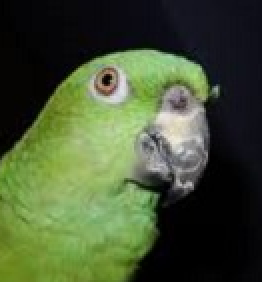
#> input picture TA-PengolahanCitraDigital/beo.png, 131 x 141 px (shown 2 times larger)
$ jupyter execute main.ipynb
#> lines starting #> are read from the running program, lines starting #| are printed output that depends on the picture; after the words box and inside, x2 and y2 are one past the last pixel; in counts of white or black regions, pixels touching at a corner belong together
# Nama : Achmad Fadlan Bhahreisy
# NPM : 06.2018.1.06992

## 1. import & read image

[cell 1]
import numpy as np
import cv2
from matplotlib import pyplot as plt
from PIL import Image
import matplotlib.style
import matplotlib as mpl
mpl.style.use('classic')

imgOri = cv2.imread("beo.png")
#> imgOri is the input picture: shape (141, 131, 3); mean B, G, R 52.1, 83.4, 69.4
#Citra original
plt.title('Citra original')
plt.imshow(imgOri)
plt.show()

## 2. Grayscale

[cell 2]
#Convert ke grayscale
img = cv2.cvtColor(imgOri, cv2.COLOR_BGR2GRAY)
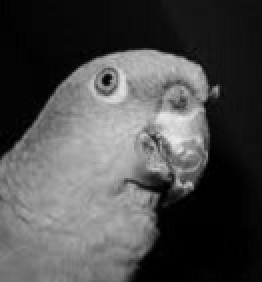
#> img: shape (141, 131) (shown 2 times larger); min 0, max 235, mean 75.6

#Konversi ke grayscale
plt.title('Hasil konversi ke grayscale')
plt.imshow(img, cmap='gray')
#plt.imshow(img)
plt.show()

[cell 3]
print(img)
#> (printed output is left out)

## 3. Mencari Threshold value

[cell 4]
h,w = np.shape(img)
#> h = 141; w = 131
t0=127
t=127 #initial condition
g1 = []
g2 = []
# camel_Prewitt camel_Prewitt_X camel_Prewitt_Y
#calculating t by algorithm
while(1):
    for px in range(0,h):
        for py in range(0,w):
            if (img[px][py] < t):
                g1.append(img[px][py])
            else:
                g2.append(img[px][py])
    mu1 = sum(g1) / len(g1)
    mu2 = sum(g2) / len(g2)
    t0=t
    t = ((mu1+ mu2)/2)
    delta_t = abs(t-t0)
#    print(mu1,mu2,t,delta_t)
    if(delta_t < 1):
        break
#> after the loop, g1 = 50889 items; g2 = 41466 items
print (len(g1))
#| 50889
print(t)
rata2 = round(t,0)
print(rata2)

## 4. Proses Threshold

[cell 5]
# thres_finder(img)
np.shape(img)
def global_threshold(image, thres_value, val_high, val_low):
#> called with thres_value = 82.33, val_high = 255, val_low = 0
    img = image.copy()
    for i in range(image.shape[0]):
        for j in range(image.shape[1]):
            if image[i,j] > thres_value:
                img[i,j] = val_high
            else:
                img[i,j] = val_low
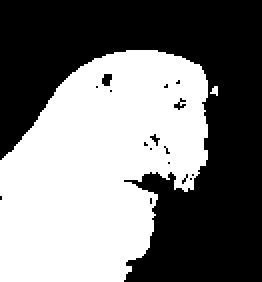
#> img: shape (141, 131) (shown 2 times larger); 47.9% white; 2 white regions (1 under 20 px)
    return img

setelahnya = global_threshold(img,t,255,0)
plt.imshow(setelahnya, cmap='gray', vmin=0, vmax=255)

## 5. Mencari Contour

[cell 6]
blank = np.zeros(setelahnya.shape, dtype='uint8')
contours, hirarki = cv2.findContours(setelahnya, cv2.RETR_LIST,cv2.CHAIN_APPROX_SIMPLE)
#> contours = 20 contours, 18 with area under 20; largest, box (x1, y1, x2, y2) and area: (0, 25, 104, 141) 8704, (50, 36, 57, 44) 32; hirarki = 20 rows, first 6: [1, -1, -1, -1], [2, 0, -1, -1], [3, 1, -1, -1], [4, 2, -1, -1], [5, 3, -1, -1], [6, 4, -1, -1]
print(f'{len(contours)}')
#| 20
cv2.drawContours(blank, contours, -1, (255,255,255),2)
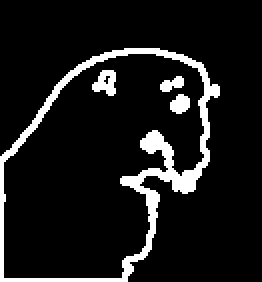
#> blank: shape (141, 131) (shown 2 times larger); 9.8% white; 4 white regions, box (x1, y1, x2, y2) and area: (0, 24, 110, 141) 1567, (46, 35, 58, 48) 103, (85, 47, 95, 57) 74, (80, 38, 92, 46) 60
plt.imshow(blank)

[cell 7]
print(setelahnya)
#> (printed output is left out)

## 6. Hasil

[cell 8]
for i in range(len(setelahnya)):
    for j in range(len(setelahnya[0])):
        if setelahnya[i][j] != 255:
            imgOri[i][j][0] = 255
            imgOri[i][j][1] = 255
            imgOri[i][j][2] = 255
#> this loop made 141 passes
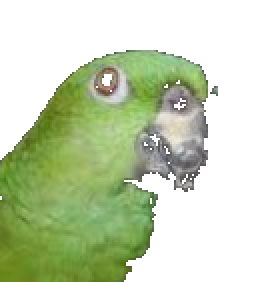
#> imgOri: shape (141, 131, 3) (shown 2 times larger); mean B, G, R 178.2, 210.5, 196.9

plt.imshow(imgOri)

$ run again, with TA-PengolahanCitraDigital/aku.png copied over TA-PengolahanCitraDigital/beo.png
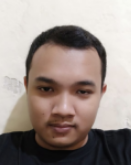
#> input picture TA-PengolahanCitraDigital/aku.png, 131 x 165 px
#> imgOri is the input picture: shape (165, 131, 3); mean B, G, R 136.4, 142.3, 154.8
#> (printed output is left out)
#> after the loop `while(1):`: g1 = 17366 values, max 129 at index 8741, min 5 at index 6809, mean 52.39; g2 = 25864 items
#| 17366
#> after the loop in global_threshold, `for i in range(image.shape[0]):`:
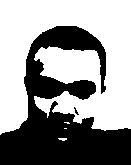
#> img: shape (165, 131); 59.1% white; 2 black regions (1 under 20 px)
#> contours = 5 contours, 3 with area under 20; largest, box (x1, y1, x2, y2) and area: (0, 0, 131, 135) 12234, (73, 106, 80, 116) 24; hirarki = [[1, -1, -1, -1], [2, 0, -1, -1], [3, 1, -1, -1], [4, 2, -1, -1], [-1, 3, -1, -1]]
#| 5
#> blank: shape (165, 131); 15% white; 4 white regions (1 under 20 px), largest, box (x1, y1, x2, y2) and area: (0, 0, 131, 136) 3158, (57, 137, 68, 142) 45, (63, 121, 71, 125) 25
#> (printed output is left out)
#> after the loop `for i in range(len(setelahnya)):`:
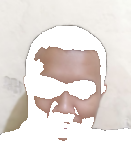
#> imgOri: shape (165, 131, 3); mean B, G, R 222.2, 226.2, 232.9

$ run again, with TA-PengolahanCitraDigital/hasil.jpeg saved as TA-PengolahanCitraDigital/beo.png
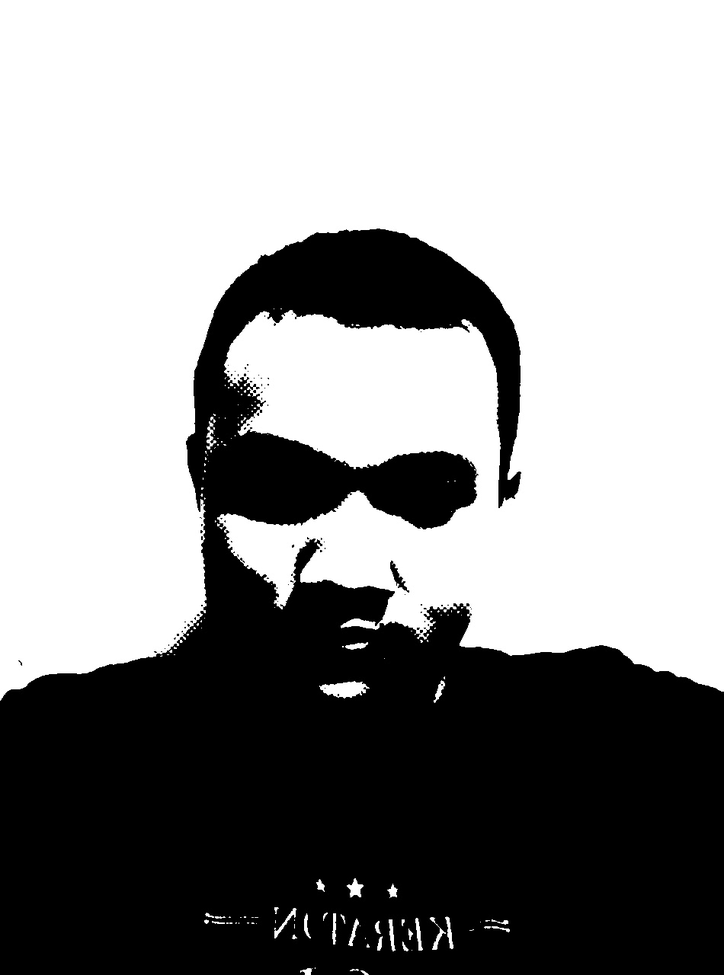
#> input picture TA-PengolahanCitraDigital/hasil.jpeg, 724 x 975 px, shrunk from 950 x 1280 before the run
#> imgOri is the input picture: shape (975, 724, 3); min 0, max 255, mean 149.4
#> (printed output is left out)
#> after the loop `while(1):`: g1 = 292220 items; g2 = 413680 items
#| 292220
#> after the loop in global_threshold, `for i in range(image.shape[0]):`:
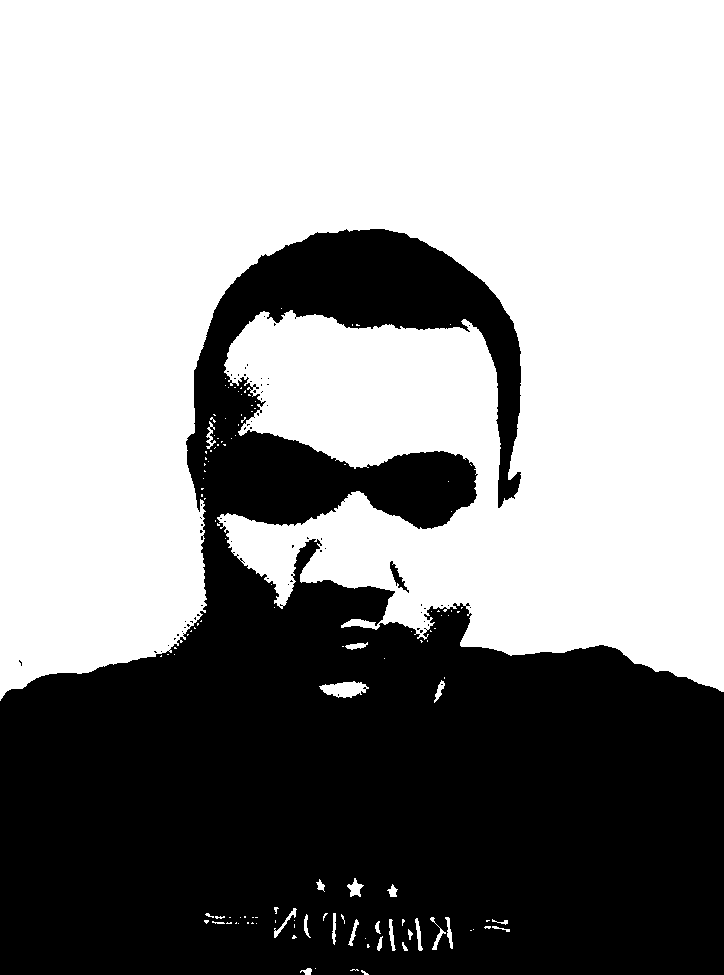
#> img: shape (975, 724); 58.6% white; 67 black regions (65 under 20 px)
#> contours = 217 contours, 197 with area under 20; largest, box (x1, y1, x2, y2) and area: (0, 0, 724, 701) 408551, (319, 681, 369, 698) 490, (389, 560, 410, 594) 228, (347, 878, 364, 897) 132, (274, 908, 297, 938) 90; hirarki = 217 rows, first 6: [1, -1, -1, -1], [2, 0, -1, -1], [3, 1, -1, -1], [4, 2, -1, -1], [5, 3, -1, -1], [6, 4, -1, -1]
#| 217
#> blank: shape (975, 724); 3.3% white; 71 white regions (32 under 20 px), largest, box (x1, y1, x2, y2) and area: (0, 0, 724, 702) 18453, (429, 916, 454, 951) 419, (318, 680, 370, 699) 411
#> (printed output is left out)
#> after the loop `for i in range(len(setelahnya)):`:
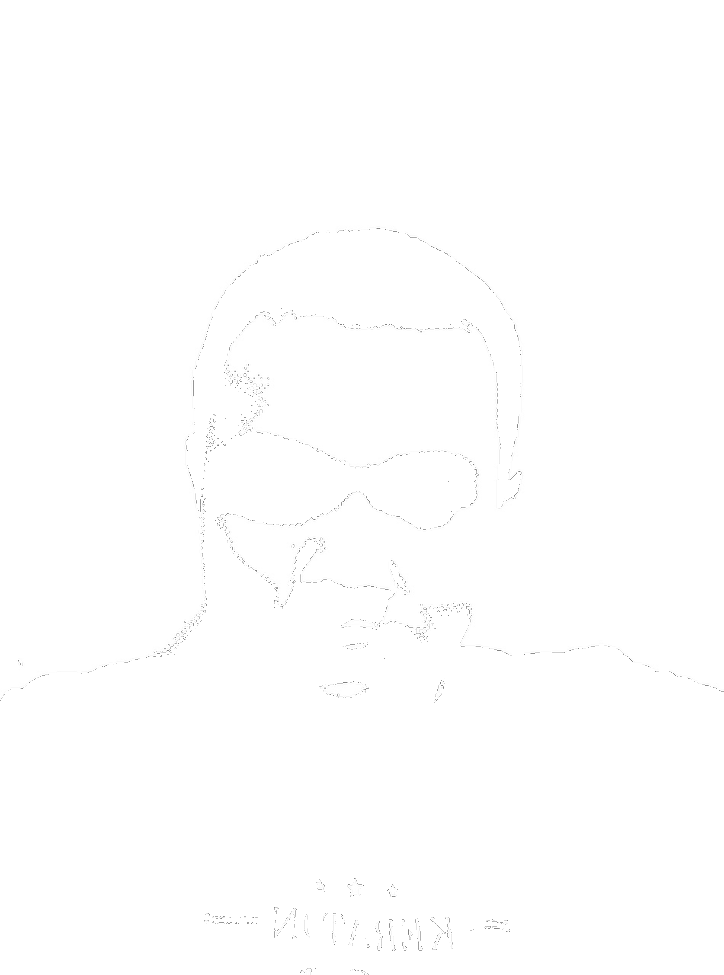
#> imgOri: shape (975, 724, 3); min 128, max 255, mean 254.7
